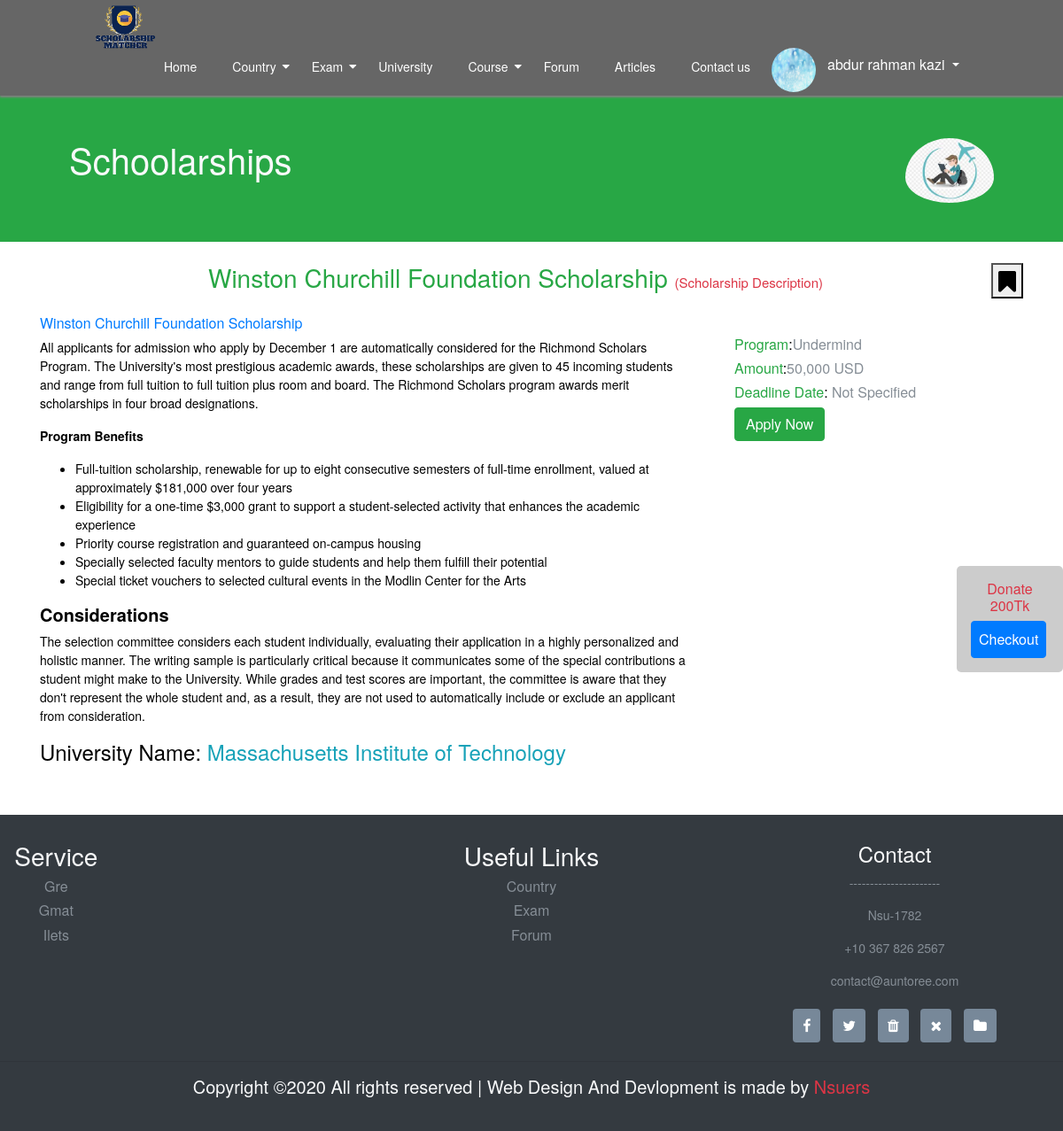
Screenshot of /scholars.php?id=1 (signed in) with the database file from the repository.
### tables this page shows
CREATE TABLE `scholarship` (
  `scholarship_id` int(11) NOT NULL,
  `scholarship` varchar(255) NOT NULL,
  `uni_id` int(11) NOT NULL,
  `benefit` varchar(255) NOT NULL,
  `deadline` varchar(200) NOT NULL,
  `level` varchar(200) NOT NULL,
  `program` varchar(200) NOT NULL,
  `description` text NOT NULL
);

CREATE TABLE `university` (
  `uni_id` int(11) NOT NULL,
  `uni_name` varchar(200) NOT NULL,
  `country_id` varchar(100) NOT NULL,
  `location` varchar(255) NOT NULL,
  `established` int(11) NOT NULL,
  `type` tinyint(4) NOT NULL,
  `link` varchar(100) NOT NULL,
  `uni_image` varchar(255) NOT NULL,
  `entry_criteria` varchar(200) NOT NULL,
  `masters` varchar(200) NOT NULL,
  `bchelors` varchar(200) NOT NULL
);

### scholars.php (the view, shortened to what this page needs)
 <?php include 'inc/header.php'; ?>
<section class="container-fluid bg-success lineHeight">
  <div class="container p-5">
    <h1 class="text-light pull-left">Schoolarships</h1>
    <div class="pb-5">
      <img src="images/abroad-abroad-study.jpg" width="100" class="pull-right rounded-circle pb-3" alt="tt">
    </div>
  </div>
  <br>
</section>
<?php
  $connect = mysqli_connect("localhost","root","","client");
  if (isset($_GET['id'])) {
    $sql = "SELECT * FROM `university` JOIN scholarship ON university.uni_id = scholarship.uni_id WHERE scholarship.scholarship_id = '".$_GET['id']."'";
  }
  $result = mysqli_query($connect, $sql);
  if (mysqli_num_rows($result) > 0 ) {
    $row = mysqli_fetch_array($result);
  }
?>
<section class="container-fluid pt-4">
  <div class="container pb-5">
      <h3 class="text-center text-success mb-4"><?php echo $row['scholarship']; ?><small class="text-danger" style="font-size:15px;cursor: pointer;">(Scholarship Description)</small><span class="text-muted pull-right"><button type="button" id="bookmark" data-ss="<?php echo $row['scholarship_id']; ?>"><i class="fa fa-bookmark" aria-hidden="true"></i></button></span></h3>
      <div class="row ">
        <div class="col-md-8">
          <h6 class="text-primary"><?php echo $row['scholarship']; ?></h6>
          <p>All applicants for admission who apply by December 1 are automatically considered for the Richmond Scholars Program. The University's most prestigious academic awards, these scholarships are given to 45 incoming students and range from full tuition to full tuition plus room and board. The Richmond Scholars program awards merit scholarships in four broad designations.</p>
          <p><strong>Program Benefits</strong></p>
          <ul>
            <li>Full-tuition scholarship, renewable for up to eight consecutive semesters of full-time enrollment, valued at approximately $181,000 over four years</li>
            <li>Eligibility for a one-time $3,000 grant to support a student-selected activity that enhances the academic experience</li>
            <li>Priority course registration and guaranteed on-campus housing</li>
            <li>Specially selected faculty mentors to guide students and help them fulfill their potential</li>
            <li>Special ticket vouchers to selected cultural events in the Modlin Center for the Arts</li>
          </ul>
          <h5><strong>Considerations</strong></h5>
          <p>The selection committee considers each student individually, evaluating their application in a highly personalized and holistic manner. The writing sample is particularly critical because it communicates some of the special contributions a student might make to the University. While grades and test scores are important, the committee is aware that they don't represent the whole student and, as a result, they are not used to automatically include or exclude an applicant from consideration.</p>
          <h4>University Name: <span class="text-info"><?php echo $row['uni_name'] ?></span></h4>
        </div>
        <div class="col-md-4">
          <div class="p-4">
            <h6><span class="text-success">Program</span>:<span class="text-muted"><?php echo $row['program']; ?></span></h6>
            <h6><span class="text-success">Amount</span>:<span class="text-muted"><?php echo $row['benefit'] ?></span></h6>
            <h6><span class="text-success">Deadline Date</span>:<span class="text-muted">  <?php echo $row['deadline']; ?></span></h6>
            <a target="_blank" href="<?php echo $row['link']; ?>" class="btn btn-success">Apply Now</a>
          </div>
        </div>
      </div>
  </div>
</section>
 <?php include 'inc/footer.php'; ?>

### css/style.css (style rules this page uses)
body { background: #fff; font-family: Helvetica Neue, Helvetica, Arial, sans-serif; font-size: 14px; color: #000; margin: 0; padding: 0; }
a { text-decoration:none !important; }
.lineHeight { margin-top: -5px; }

### rows the page displays
scholarship: scholarship "Winston Churchill Foundation Scholarship", uni.uni_name "Massachusetts Institute of Technology", program "Undermind", benefit "50,000 USD", deadline "Not Specified"

### other values shown
Session::get('cmrname') "abdur rahman kazi"
